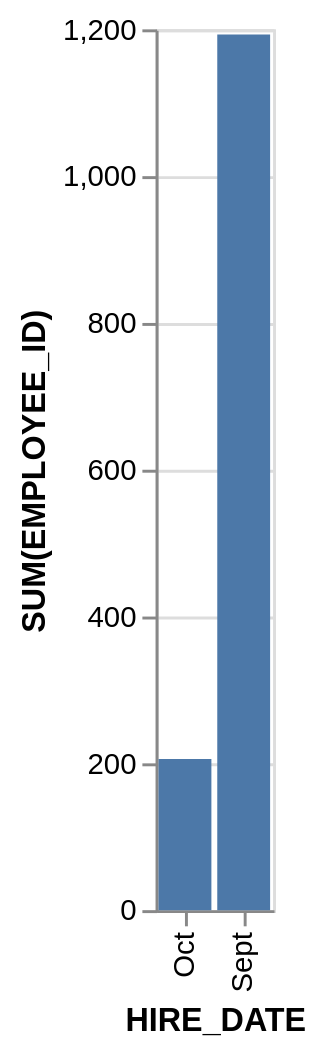

Source (Vega-Lite JSON):
### Vega-Lite specification from a JSON file in a GitHub repository (floating-point values rounded to 4 significant figures)
{"data": {"values": [{"x_data": "Oct", "y_data": 206}, {"x_data": "Sept", "y_data": 1193}]}, "mark": "bar", "encoding": {"x": {"field": "x_data", "type": "nominal", "title": "HIRE_DATE", "sort": {"op": "sum", "field": "y_data", "order": "ascending"}}, "y": {"field": "y_data", "type": "quantitative", "title": "SUM(EMPLOYEE_ID)"}}}
